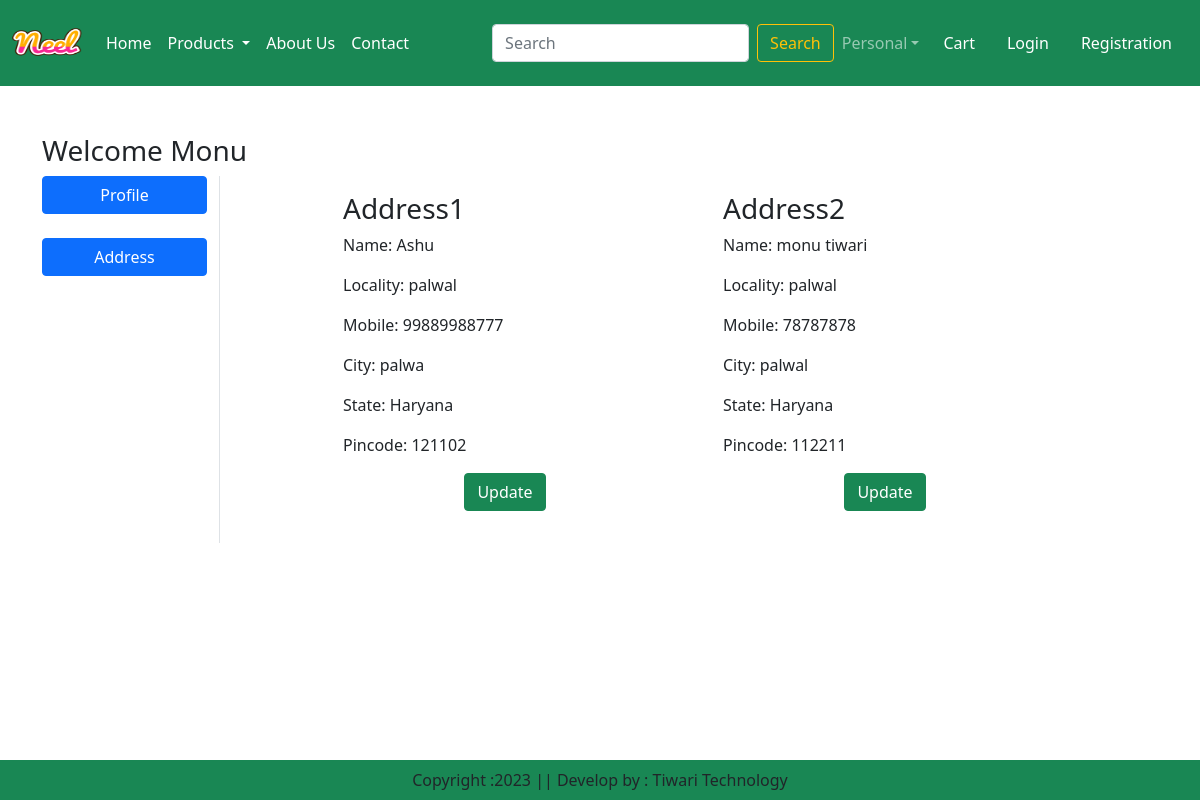
/address/ (signed in), run on the app's committed database.
### app/models.py (models this page shows, shortened)
class Customer(models.Model):
    user = models.ForeignKey(User,on_delete=models.CASCADE)
    name = models.CharField(max_length=200)
    locality= models.CharField(max_length=200)
    city= models.CharField(max_length=50)
    mobile=models.IntegerField()
    zipcode= models.IntegerField()
    state= models.CharField(choices=STATE_CHOICES, max_length=100)

### app/views.py (the view)
# urls.py: path('address/',views.address,name='address'),
def address(request):
        add=Customer.objects.filter(user=request.user)
        return render(request, 'app/address.html',locals())

### app/templates/app/address.html (shortened to what this page needs)
{% extends 'app/base.html' %}
{% load static %}
{% block main-content %}
<div class="container my-5">
    <div class="row">
        <h3>Welcome <span class="text-capitalize">{{request.user}}</span></h3>
        <div class="col-sm-2 border-end">
            <ul class="list-unstyled">
                <li class="d-grid"><a href="{% url 'profile' %}" class="btn btn-primary">Profile</a></li><br>
                <li class="d-grid"><a href="{% url 'address' %}" class="btn btn-primary">Address</a></li>
            </ul>
        </div>
        <div class="col-sm-8 offset-sm-1">
            <div class="row">
                {% for ad in add %}
                <div class="col-sm-6">
                    <div class="card-body">
                        <h3>Address{{forloop.counter}}</h3>
                        <p>Name: {{ad.name}}</p>
                        <p>Locality: {{ad.locality}}</p>
                        <p>Mobile: {{ad.mobile}}</p>
                        <p>City: {{ad.city}}</p>
                        <p>State: {{ad.state}}</p>
                        <p>Pincode: {{ad.zipcode}}</p>
                       <p class="text-center"><a href="{% url 'UpdateAddress' pk=ad.id %}" type="button" class="btn btn-success">Update</a></p>
                    </div>
                </div>
                {% endfor %}
            </div>
        </div>
    </div>
</div>
{% endblock main-content %}

### data on the page
Customer: name "Ashu", locality "palwal", mobile "99889988777", city "palwa", state "Haryana", zipcode "121102"
Customer: name "monu tiwari", locality "palwal", mobile "78787878", city "palwal", state "Haryana", zipcode "112211"

### other printed values
{{ request.user }} "Monu"
